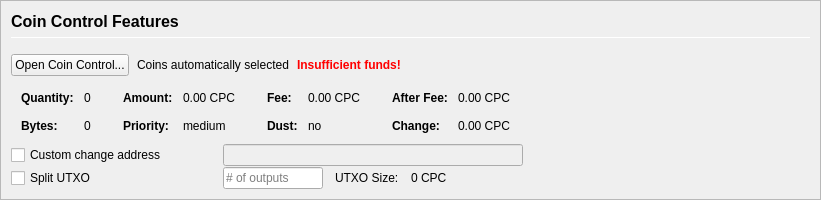
         <widget class="QFrame" name="frameCoinControl">
          <property name="sizePolicy">
           <sizepolicy hsizetype="Expanding" vsizetype="Expanding">
            <horstretch>0</horstretch>
            <verstretch>0</verstretch>
           </sizepolicy>
          </property>
          <property name="maximumSize">
           <size>
            <width>16777215</width>
            <height>16777215</height>
           </size>
          </property>
          <property name="frameShape">
           <enum>QFrame::StyledPanel</enum>
          </property>
          <property name="frameShadow">
           <enum>QFrame::Sunken</enum>
          </property>
          <layout class="QVBoxLayout" name="verticalLayoutCoinControl2">
           <property name="spacing">
            <number>0</number>
           </property>
           <property name="leftMargin">
            <number>0</number>
           </property>
           <property name="topMargin">
            <number>0</number>
           </property>
           <property name="rightMargin">
            <number>0</number>
           </property>
           <property name="bottomMargin">
            <number>0</number>
           </property>
           <item>
            <widget class="QFrame" name="frameCoinControl_BG">
             <layout class="QVBoxLayout" name="verticalLayoutCoinControl" stretch="0,0,0,0,0,0">
              <property name="spacing">
               <number>1</number>
              </property>
              <property name="leftMargin">
               <number>10</number>
              </property>
              <property name="topMargin">
               <number>10</number>
              </property>
              <item>
               <layout class="QHBoxLayout" name="horizontalLayoutCoinControl1">
                <property name="bottomMargin">
                 <number>15</number>
                </property>
                <item>
                 <layout class="QVBoxLayout" name="verticalLayout_3">
                  <property name="spacing">
                   <number>6</number>
                  </property>
                  <item>
                   <widget class="QLabel" name="labelCoinControlFeatures">
                    <property name="sizePolicy">
                     <sizepolicy hsizetype="Preferred" vsizetype="Maximum">
                      <horstretch>0</horstretch>
                      <verstretch>0</verstretch>
                     </sizepolicy>
                    </property>
                    <property name="minimumSize">
                     <size>
                      <width>0</width>
                      <height>20</height>
                     </size>
                    </property>
                    <property name="font">
                     <font>
                      <pointsize>12</pointsize>
                      <weight>75</weight>
                      <bold>true</bold>
                     </font>
                    </property>
                    <property name="styleSheet">
                     <string notr="true">font-weight:bold;</string>
                    </property>
                    <property name="text">
                     <string>Coin Control Features</string>
                    </property>
                   </widget>
                  </item>
                  <item>
                   <widget class="Line" name="line">
                    <property name="minimumSize">
                     <size>
                      <width>0</width>
                      <height>1</height>
                     </size>
                    </property>
                    <property name="maximumSize">
                     <size>
                      <width>16777215</width>
                      <height>1</height>
                     </size>
                    </property>
                    <property name="orientation">
                     <enum>Qt::Horizontal</enum>
                    </property>
                   </widget>
                  </item>
                 </layout>
                </item>
               </layout>
              </item>
              <item>
               <layout class="QHBoxLayout" name="horizontalLayoutCoinControl2" stretch="0,0,0,0">
                <property name="spacing">
                 <number>8</number>
                </property>
                <property name="bottomMargin">
                 <number>10</number>
                </property>
                <item>
                 <widget class="QPushButton" name="pushButtonCoinControl">
                  <property name="styleSheet">
                   <string notr="true"/>
                  </property>
                  <property name="text">
                   <string>Open Coin Control...</string>
                  </property>
                  <property name="autoDefault">
                   <bool>false</bool>
                  </property>
                 </widget>
                </item>
                <item>
                 <widget class="QLabel" name="labelCoinControlAutomaticallySelected">
                  <property name="text">
                   <string>Coins automatically selected</string>
                  </property>
                  <property name="margin">
                   <number>5</number>
                  </property>
                 </widget>
                </item>
                <item>
                 <widget class="QLabel" name="labelCoinControlInsuffFunds">
                  <property name="font">
                   <font>
                    <weight>75</weight>
                    <bold>true</bold>
                   </font>
                  </property>
                  <property name="styleSheet">
                   <string notr="true">color:red;font-weight:bold;</string>
                  </property>
                  <property name="text">
                   <string>Insufficient funds!</string>
                  </property>
                  <property name="margin">
                   <number>5</number>
                  </property>
                 </widget>
                </item>
                <item>
                 <spacer name="horizontalSpacerCoinControl">
                  <property name="orientation">
                   <enum>Qt::Horizontal</enum>
                  </property>
                  <property name="sizeHint" stdset="0">
                   <size>
                    <width>40</width>
                    <height>1</height>
                   </size>
                  </property>
                 </spacer>
                </item>
               </layout>
              </item>
              <item>
               <widget class="QWidget" name="widgetCoinControl" native="true">
                <property name="sizePolicy">
                 <sizepolicy hsizetype="Preferred" vsizetype="Preferred">
                  <horstretch>0</horstretch>
                  <verstretch>0</verstretch>
                 </sizepolicy>
                </property>
                <property name="minimumSize">
                 <size>
                  <width>0</width>
                  <height>0</height>
                 </size>
                </property>
                <property name="styleSheet">
                 <string notr="true"/>
                </property>
                <layout class="QHBoxLayout" name="horizontalLayoutCoinControl5">
                 <property name="leftMargin">
                  <number>0</number>
                 </property>
                 <property name="topMargin">
                  <number>0</number>
                 </property>
                 <property name="rightMargin">
                  <number>0</number>
                 </property>
                 <property name="bottomMargin">
                  <number>0</number>
                 </property>
                 <item>
                  <layout class="QHBoxLayout" name="horizontalLayoutCoinControl3" stretch="0,0,0,1">
                   <property name="spacing">
                    <number>20</number>
                   </property>
                   <property name="topMargin">
                    <number>0</number>
                   </property>
                   <property name="bottomMargin">
                    <number>10</number>
                   </property>
                   <item>
                    <layout class="QFormLayout" name="formLayoutCoinControl1">
                     <property name="horizontalSpacing">
                      <number>10</number>
                     </property>
                     <property name="verticalSpacing">
                      <number>14</number>
                     </property>
                     <property name="leftMargin">
                      <number>10</number>
                     </property>
                     <property name="topMargin">
                      <number>4</number>
                     </property>
                     <property name="rightMargin">
                      <number>6</number>
                     </property>
                     <item row="0" column="0">
                      <widget class="QLabel" name="labelCoinControlQuantityText">
                       <property name="font">
                        <font>
                         <weight>75</weight>
                         <bold>true</bold>
                        </font>
                       </property>
                       <property name="text">
                        <string>Quantity:</string>
                       </property>
                       <property name="margin">
                        <number>0</number>
                       </property>
                      </widget>
                     </item>
                     <item row="0" column="1">
                      <widget class="QLabel" name="labelCoinControlQuantity">
                       <property name="cursor">
                        <cursorShape>IBeamCursor</cursorShape>
                       </property>
                       <property name="contextMenuPolicy">
                        <enum>Qt::ActionsContextMenu</enum>
                       </property>
                       <property name="text">
                        <string notr="true">0</string>
                       </property>
                       <property name="margin">
                        <number>0</number>
                       </property>
                       <property name="textInteractionFlags">
                        <set>Qt::LinksAccessibleByMouse|Qt::TextSelectableByKeyboard|Qt::TextSelectableByMouse</set>
                       </property>
                      </widget>
                     </item>
                     <item row="1" column="0">
                      <widget class="QLabel" name="labelCoinControlBytesText">
                       <property name="font">
                        <font>
                         <weight>75</weight>
                         <bold>true</bold>
                        </font>
                       </property>
                       <property name="text">
                        <string>Bytes:</string>
                       </property>
                      </widget>
                     </item>
                     <item row="1" column="1">
                      <widget class="QLabel" name="labelCoinControlBytes">
                       <property name="cursor">
                        <cursorShape>IBeamCursor</cursorShape>
                       </property>
                       <property name="contextMenuPolicy">
                        <enum>Qt::ActionsContextMenu</enum>
                       </property>
                       <property name="text">
                        <string notr="true">0</string>
                       </property>
                       <property name="textInteractionFlags">
                        <set>Qt::LinksAccessibleByMouse|Qt::TextSelectableByKeyboard|Qt::TextSelectableByMouse</set>
                       </property>
                      </widget>
                     </item>
                    </layout>
                   </item>
                   <item>
                    <layout class="QFormLayout" name="formLayoutCoinControl2">
                     <property name="horizontalSpacing">
                      <number>10</number>
                     </property>
                     <property name="verticalSpacing">
                      <number>14</number>
                     </property>
                     <property name="leftMargin">
                      <number>6</number>
                     </property>
                     <property name="topMargin">
                      <number>4</number>
                     </property>
                     <property name="rightMargin">
                      <number>6</number>
                     </property>
                     <item row="0" column="0">
                      <widget class="QLabel" name="labelCoinControlAmountText">
                       <property name="font">
                        <font>
                         <weight>75</weight>
                         <bold>true</bold>
                        </font>
                       </property>
                       <property name="text">
                        <string>Amount:</string>
                       </property>
                       <property name="margin">
                        <number>0</number>
                       </property>
                      </widget>
                     </item>
                     <item row="0" column="1">
                      <widget class="QLabel" name="labelCoinControlAmount">
                       <property name="cursor">
                        <cursorShape>IBeamCursor</cursorShape>
                       </property>
                       <property name="contextMenuPolicy">
                        <enum>Qt::ActionsContextMenu</enum>
                       </property>
                       <property name="text">
                        <string notr="true">0.00 CPC</string>
                       </property>
                       <property name="textInteractionFlags">
                        <set>Qt::LinksAccessibleByMouse|Qt::TextSelectableByKeyboard|Qt::TextSelectableByMouse</set>
                       </property>
                      </widget>
                     </item>
                     <item row="1" column="0">
                      <widget class="QLabel" name="labelCoinControlPriorityText">
                       <property name="font">
                        <font>
                         <weight>75</weight>
                         <bold>true</bold>
                        </font>
                       </property>
                       <property name="text">
                        <string>Priority:</string>
                       </property>
                      </widget>
                     </item>
                     <item row="1" column="1">
                      <widget class="QLabel" name="labelCoinControlPriority">
                       <property name="cursor">
                        <cursorShape>IBeamCursor</cursorShape>
                       </property>
                       <property name="contextMenuPolicy">
                        <enum>Qt::ActionsContextMenu</enum>
                       </property>
                       <property name="text">
                        <string>medium</string>
                       </property>
                       <property name="textInteractionFlags">
                        <set>Qt::LinksAccessibleByMouse|Qt::TextSelectableByKeyboard|Qt::TextSelectableByMouse</set>
                       </property>
                      </widget>
                     </item>
                    </layout>
                   </item>
                   <item>
                    <layout class="QFormLayout" name="formLayoutCoinControl3">
                     <property name="horizontalSpacing">
                      <number>10</number>
                     </property>
                     <property name="verticalSpacing">
                      <number>14</number>
                     </property>
                     <property name="leftMargin">
                      <number>6</number>
                     </property>
                     <property name="topMargin">
                      <number>4</number>
                     </property>
                     <property name="rightMargin">
                      <number>6</number>
                     </property>
                     <item row="0" column="0">
                      <widget class="QLabel" name="labelCoinControlFeeText">
                       <property name="font">
                        <font>
                         <weight>75</weight>
                         <bold>true</bold>
                        </font>
                       </property>
                       <property name="text">
                        <string>Fee:</string>
                       </property>
                       <property name="margin">
                        <number>0</number>
                       </property>
                      </widget>
                     </item>
                     <item row="0" column="1">
                      <widget class="QLabel" name="labelCoinControlFee">
                       <property name="cursor">
                        <cursorShape>IBeamCursor</cursorShape>
                       </property>
                       <property name="contextMenuPolicy">
                        <enum>Qt::ActionsContextMenu</enum>
                       </property>
                       <property name="text">
                        <string notr="true">0.00 CPC</string>
                       </property>
                       <property name="textInteractionFlags">
                        <set>Qt::LinksAccessibleByMouse|Qt::TextSelectableByKeyboard|Qt::TextSelectableByMouse</set>
                       </property>
                      </widget>
                     </item>
                     <item row="1" column="0">
                      <widget class="QLabel" name="labelCoinControlLowOutputText">
                       <property name="font">
                        <font>
                         <weight>75</weight>
                         <bold>true</bold>
                        </font>
                       </property>
                       <property name="text">
                        <string>Dust:</string>
                       </property>
                      </widget>
                     </item>
                     <item row="1" column="1">
                      <widget class="QLabel" name="labelCoinControlLowOutput">
                       <property name="cursor">
                        <cursorShape>IBeamCursor</cursorShape>
                       </property>
                       <property name="contextMenuPolicy">
                        <enum>Qt::ActionsContextMenu</enum>
                       </property>
                       <property name="text">
                        <string>no</string>
                       </property>
                       <property name="textInteractionFlags">
                        <set>Qt::LinksAccessibleByMouse|Qt::TextSelectableByKeyboard|Qt::TextSelectableByMouse</set>
                       </property>
                      </widget>
                     </item>
                    </layout>
                   </item>
                   <item>
                    <layout class="QFormLayout" name="formLayoutCoinControl4">
                     <property name="horizontalSpacing">
                      <number>10</number>
                     </property>
                     <property name="verticalSpacing">
                      <number>14</number>
                     </property>
                     <property name="leftMargin">
                      <number>6</number>
                     </property>
                     <property name="topMargin">
                      <number>4</number>
                     </property>
                     <property name="rightMargin">
                      <number>6</number>
                     </property>
                     <item row="0" column="0">
                      <widget class="QLabel" name="labelCoinControlAfterFeeText">
                       <property name="font">
                        <font>
                         <weight>75</weight>
                         <bold>true</bold>
                        </font>
                       </property>
                       <property name="text">
                        <string>After Fee:</string>
                       </property>
                       <property name="margin">
                        <number>0</number>
                       </property>
                      </widget>
                     </item>
                     <item row="0" column="1">
                      <widget class="QLabel" name="labelCoinControlAfterFee">
                       <property name="cursor">
                        <cursorShape>IBeamCursor</cursorShape>
                       </property>
                       <property name="contextMenuPolicy">
                        <enum>Qt::ActionsContextMenu</enum>
                       </property>
                       <property name="text">
                        <string notr="true">0.00 CPC</string>
                       </property>
                       <property name="textInteractionFlags">
                        <set>Qt::LinksAccessibleByMouse|Qt::TextSelectableByKeyboard|Qt::TextSelectableByMouse</set>
                       </property>
                      </widget>
                     </item>
                     <item row="1" column="0">
                      <widget class="QLabel" name="labelCoinControlChangeText">
                       <property name="font">
                        <font>
                         <weight>75</weight>
                         <bold>true</bold>
                        </font>
                       </property>
                       <property name="text">
                        <string>Change:</string>
                       </property>
                      </widget>
                     </item>
                     <item row="1" column="1">
                      <widget class="QLabel" name="labelCoinControlChange">
                       <property name="cursor">
                        <cursorShape>IBeamCursor</cursorShape>
                       </property>
                       <property name="contextMenuPolicy">
                        <enum>Qt::ActionsContextMenu</enum>
                       </property>
                       <property name="text">
                        <string notr="true">0.00 CPC</string>
                       </property>
                       <property name="textInteractionFlags">
                        <set>Qt::LinksAccessibleByMouse|Qt::TextSelectableByKeyboard|Qt::TextSelectableByMouse</set>
                       </property>
                      </widget>
                     </item>
                    </layout>
                   </item>
                  </layout>
                 </item>
                </layout>
               </widget>
              </item>
              <item>
               <layout class="QHBoxLayout" name="horizontalLayoutCoinControl4">
                <property name="spacing">
                 <number>12</number>
                </property>
                <property name="sizeConstraint">
                 <enum>QLayout::SetDefaultConstraint</enum>
                </property>
                <property name="topMargin">
                 <number>0</number>
                </property>
                <property name="rightMargin">
                 <number>0</number>
                </property>
                <item>
                 <widget class="QCheckBox" name="checkBoxCoinControlChange">
                  <property name="sizePolicy">
                   <sizepolicy hsizetype="Preferred" vsizetype="Preferred">
                    <horstretch>0</horstretch>
                    <verstretch>0</verstretch>
                   </sizepolicy>
                  </property>
                  <property name="minimumSize">
                   <size>
                    <width>200</width>
                    <height>0</height>
                   </size>
                  </property>
                  <property name="maximumSize">
                   <size>
                    <width>200</width>
                    <height>16777215</height>
                   </size>
                  </property>
                  <property name="toolTip">
                   <string>If this is activated, but the change address is empty or invalid, change will be sent to a newly generated address.</string>
                  </property>
                  <property name="text">
                   <string>Custom change address</string>
                  </property>
                 </widget>
                </item>
                <item>
                 <widget class="QValidatedLineEdit" name="lineEditCoinControlChange">
                  <property name="enabled">
                   <bool>false</bool>
                  </property>
                  <property name="sizePolicy">
                   <sizepolicy hsizetype="Preferred" vsizetype="Preferred">
                    <horstretch>0</horstretch>
                    <verstretch>0</verstretch>
                   </sizepolicy>
                  </property>
                  <property name="minimumSize">
                   <size>
                    <width>300</width>
                    <height>0</height>
                   </size>
                  </property>
                 </widget>
                </item>
                <item>
                 <widget class="QLabel" name="labelCoinControlChangeLabel">
                  <property name="sizePolicy">
                   <sizepolicy hsizetype="Preferred" vsizetype="Preferred">
                    <horstretch>0</horstretch>
                    <verstretch>0</verstretch>
                   </sizepolicy>
                  </property>
                  <property name="minimumSize">
                   <size>
                    <width>100</width>
                    <height>0</height>
                   </size>
                  </property>
                  <property name="text">
                   <string/>
                  </property>
                  <property name="margin">
                   <number>3</number>
                  </property>
                 </widget>
                </item>
               </layout>
              </item>
              <item>
               <layout class="QHBoxLayout" name="horizontalLayoutCoinControl6">
                <property name="spacing">
                 <number>12</number>
                </property>
                <property name="rightMargin">
                 <number>0</number>
                </property>
                <item>
                 <widget class="QCheckBox" name="splitBlockCheckBox">
                  <property name="sizePolicy">
                   <sizepolicy hsizetype="Preferred" vsizetype="Preferred">
                    <horstretch>0</horstretch>
                    <verstretch>0</verstretch>
                   </sizepolicy>
                  </property>
                  <property name="minimumSize">
                   <size>
                    <width>200</width>
                    <height>0</height>
                   </size>
                  </property>
                  <property name="maximumSize">
                   <size>
                    <width>200</width>
                    <height>16777215</height>
                   </size>
                  </property>
                  <property name="text">
                   <string>Split UTXO</string>
                  </property>
                 </widget>
                </item>
                <item>
                 <widget class="QLineEdit" name="splitBlockLineEdit">
                  <property name="sizePolicy">
                   <sizepolicy hsizetype="Preferred" vsizetype="Preferred">
                    <horstretch>50</horstretch>
                    <verstretch>0</verstretch>
                   </sizepolicy>
                  </property>
                  <property name="minimumSize">
                   <size>
                    <width>100</width>
                    <height>0</height>
                   </size>
                  </property>
                  <property name="maximumSize">
                   <size>
                    <width>100</width>
                    <height>16777215</height>
                   </size>
                  </property>
                  <property name="placeholderText">
                   <string># of outputs</string>
                  </property>
                 </widget>
                </item>
                <item>
                 <widget class="QLabel" name="labelBlockSizeText">
                  <property name="text">
                   <string>UTXO Size:</string>
                  </property>
                 </widget>
                </item>
                <item>
                 <widget class="QLabel" name="labelBlockSize">
                  <property name="text">
                   <string>0 CPC</string>
                  </property>
                 </widget>
                </item>
                <item>
                 <spacer name="horizontalSpacer_7">
                  <property name="orientation">
                   <enum>Qt::Horizontal</enum>
                  </property>
                  <property name="sizeHint" stdset="0">
                   <size>
                    <width>40</width>
                    <height>20</height>
                   </size>
                  </property>
                 </spacer>
                </item>
               </layout>
              </item>
              <item>
               <spacer name="verticalSpacerCoinControl">
                <property name="orientation">
                 <enum>Qt::Vertical</enum>
                </property>
                <property name="sizeHint" stdset="0">
                 <size>
                  <width>800</width>
                  <height>1</height>
                 </size>
                </property>
               </spacer>
              </item>
             </layout>
            </widget>
           </item>
          </layout>
         </widget>
